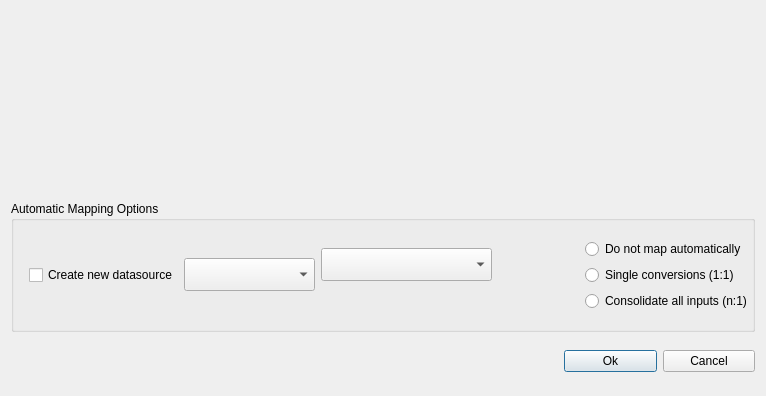
<?xml version="1.0" encoding="UTF-8"?>
<ui version="4.0">
 <class>Dialog</class>
 <widget class="QDialog" name="Dialog">
  <property name="geometry">
   <rect>
    <x>0</x>
    <y>0</y>
    <width>766</width>
    <height>396</height>
   </rect>
  </property>
  <property name="windowTitle">
   <string>Dialog</string>
  </property>
  <layout class="QGridLayout" name="gridLayout_2">
   <item row="2" column="2">
    <widget class="QWidget" name="widget_2" native="true">
     <property name="maximumSize">
      <size>
       <width>16777215</width>
       <height>47</height>
      </size>
     </property>
     <layout class="QGridLayout" name="gridLayout_4">
      <property name="margin">
       <number>0</number>
      </property>
      <item row="0" column="0">
       <widget class="QPushButton" name="okPushButton">
        <property name="text">
         <string>Ok</string>
        </property>
       </widget>
      </item>
      <item row="0" column="1">
       <widget class="QPushButton" name="cancelPushButton">
        <property name="text">
         <string>Cancel</string>
        </property>
       </widget>
      </item>
     </layout>
     <zorder>cancelPushButton</zorder>
     <zorder>okPushButton</zorder>
    </widget>
   </item>
   <item row="2" column="0" colspan="2">
    <spacer name="horizontalSpacer">
     <property name="orientation">
      <enum>Qt::Horizontal</enum>
     </property>
     <property name="sizeHint" stdset="0">
      <size>
       <width>547</width>
       <height>34</height>
      </size>
     </property>
    </spacer>
   </item>
   <item row="1" column="0" colspan="3">
    <widget class="QGroupBox" name="groupBox">
     <property name="minimumSize">
      <size>
       <width>0</width>
       <height>131</height>
      </size>
     </property>
     <property name="maximumSize">
      <size>
       <width>16777215</width>
       <height>131</height>
      </size>
     </property>
     <property name="title">
      <string>Automatic Mapping Options</string>
     </property>
     <layout class="QGridLayout" name="gridLayout_3">
      <property name="leftMargin">
       <number>6</number>
      </property>
      <property name="topMargin">
       <number>0</number>
      </property>
      <property name="rightMargin">
       <number>0</number>
      </property>
      <property name="bottomMargin">
       <number>0</number>
      </property>
      <item row="0" column="0">
       <widget class="QWidget" name="widget" native="true">
        <property name="maximumSize">
         <size>
          <width>16777215</width>
          <height>83</height>
         </size>
        </property>
        <layout class="QGridLayout" name="gridLayout">
         <item row="0" column="0" rowspan="2">
          <widget class="QCheckBox" name="createDbCheckBox">
           <property name="sizePolicy">
            <sizepolicy hsizetype="MinimumExpanding" vsizetype="Fixed">
             <horstretch>0</horstretch>
             <verstretch>0</verstretch>
            </sizepolicy>
           </property>
           <property name="minimumSize">
            <size>
             <width>120</width>
             <height>0</height>
            </size>
           </property>
           <property name="text">
            <string>Create new datasource</string>
           </property>
          </widget>
         </item>
         <item row="0" column="1" rowspan="2">
          <widget class="QComboBox" name="driverComboBox">
           <property name="sizePolicy">
            <sizepolicy hsizetype="MinimumExpanding" vsizetype="Fixed">
             <horstretch>0</horstretch>
             <verstretch>0</verstretch>
            </sizepolicy>
           </property>
           <property name="minimumSize">
            <size>
             <width>131</width>
             <height>33</height>
            </size>
           </property>
          </widget>
         </item>
         <item row="0" column="2">
          <widget class="QComboBox" name="edgvComboBox">
           <property name="sizePolicy">
            <sizepolicy hsizetype="MinimumExpanding" vsizetype="Fixed">
             <horstretch>0</horstretch>
             <verstretch>0</verstretch>
            </sizepolicy>
           </property>
           <property name="minimumSize">
            <size>
             <width>131</width>
             <height>33</height>
            </size>
           </property>
          </widget>
         </item>
         <item row="1" column="2">
          <widget class="QgsProjectionSelectionWidget" name="mQgsProjectionSelectionWidget">
           <property name="minimumSize">
            <size>
             <width>171</width>
             <height>0</height>
            </size>
           </property>
          </widget>
         </item>
        </layout>
       </widget>
      </item>
      <item row="0" column="1">
       <spacer name="horizontalSpacer_2">
        <property name="orientation">
         <enum>Qt::Horizontal</enum>
        </property>
        <property name="sizeHint" stdset="0">
         <size>
          <width>40</width>
          <height>20</height>
         </size>
        </property>
       </spacer>
      </item>
      <item row="0" column="2">
       <layout class="QVBoxLayout" name="verticalLayout">
        <item>
         <widget class="QRadioButton" name="noMapRadioButton">
          <property name="text">
           <string>Do not map automatically</string>
          </property>
         </widget>
        </item>
        <item>
         <widget class="QRadioButton" name="singleRadioButton">
          <property name="text">
           <string>Single conversions (1:1)</string>
          </property>
         </widget>
        </item>
        <item>
         <widget class="QRadioButton" name="consolidateRadioButton">
          <property name="text">
           <string>Consolidate all inputs (n:1)</string>
          </property>
         </widget>
        </item>
       </layout>
      </item>
     </layout>
    </widget>
   </item>
   <item row="0" column="0" colspan="3">
    <widget class="QWidget" name="widget_3" native="true">
     <layout class="QGridLayout" name="gridLayout_5">
      <property name="margin">
       <number>0</number>
      </property>
      <item row="0" column="0">
       <layout class="QVBoxLayout" name="inputLayout"/>
      </item>
      <item row="0" column="1">
       <layout class="QVBoxLayout" name="ouputLayout"/>
      </item>
     </layout>
    </widget>
   </item>
  </layout>
 </widget>
 <customwidgets>
  <customwidget>
   <class>QgsProjectionSelectionWidget</class>
   <extends>QWidget</extends>
   <header>qgsprojectionselectionwidget.h</header>
  </customwidget>
 </customwidgets>
 <resources/>
 <connections/>
</ui>
